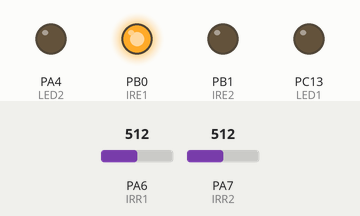
Recording of a sketch running on a simulated STM32 Blue Pill. Parts: output pins drawn as LEDs (lit = HIGH). The inputs (shaded band) are chosen by the test bench; at power-on: PA6 (IRR1) = 512, PA7 (IRR2) = 512. What the sketch prints to the serial monitor is not drawn.

Above: at 0.5 s.
At 3.5 s:
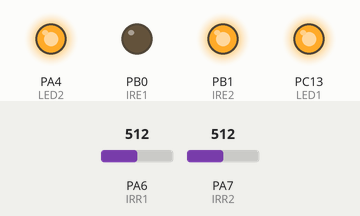
Timing chart, 0 to 4.6 s (numbered marks = the images above):
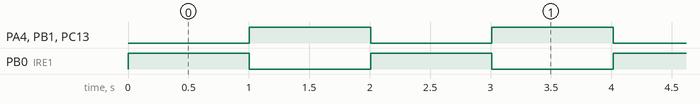

Measured:
- by itself, PA4 (LED2), PB0 (IRE1), PB1 (IRE2), PC13 (LED1): alternates HIGH for 1.0 s and LOW for 1.0 s

The sketch:

flashLED.ino
```cpp
/*
 * Author: Calvin Abel
 *
 * Target Device: Bi-Directional Movement Sensor
 * Target Baord: STM32
 *
 * Description:
 * Simple code to test the functionality of the LEDs on the movement sensor
 */

#define LED1 PC13
#define LED2 PA4
#define IRE1 PB0
#define IRE2 PB1
#define IRR1 PA6
#define IRR2 PA7
#define TX PA2
#define RX PA3

int loopIteration = 0;

void setup() {
  pinMode(LED1, OUTPUT); //LED on board is revesed LOW = ON, HIGH = OFF
  pinMode(LED2, OUTPUT);
  pinMode(IRE1, OUTPUT);
  pinMode(IRE2, OUTPUT);
  pinMode(IRR1, INPUT);
  pinMode(IRR2, INPUT);
}

void loop() {
  Serial.print("IRR1 = ");
  Serial.print(analogRead(IRR1), DEC);
  Serial.print(",\n");
  Serial.print("IRR2 = ");
  Serial.print(analogRead(IRR2), DEC);
  Serial.print("\n\n");

  if (loopIteration % 10 == 0) {
    bool setPin = loopIteration % 20 == 0;

    digitalWrite(LED1, !setPin);
    digitalWrite(IRE1, setPin);

    digitalWrite(LED2, !setPin);
    digitalWrite(IRE2, !setPin);
  }

  loopIteration += 1;
  delay(100);
}
```
